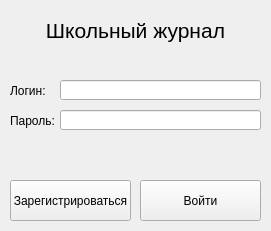
<?xml version="1.0" encoding="UTF-8"?>
<ui version="4.0">
 <class>Form</class>
 <widget class="QWidget" name="Form">
  <property name="geometry">
   <rect>
    <x>0</x>
    <y>0</y>
    <width>271</width>
    <height>231</height>
   </rect>
  </property>
  <property name="windowTitle">
   <string>Авторизация</string>
  </property>
  <widget class="QPushButton" name="btnRegistration">
   <property name="geometry">
    <rect>
     <x>10</x>
     <y>180</y>
     <width>121</width>
     <height>41</height>
    </rect>
   </property>
   <property name="text">
    <string>Зарегистрироваться</string>
   </property>
  </widget>
  <widget class="QPushButton" name="btnLogin">
   <property name="geometry">
    <rect>
     <x>140</x>
     <y>180</y>
     <width>121</width>
     <height>41</height>
    </rect>
   </property>
   <property name="text">
    <string>Войти</string>
   </property>
  </widget>
  <widget class="QLineEdit" name="loginText">
   <property name="geometry">
    <rect>
     <x>60</x>
     <y>80</y>
     <width>201</width>
     <height>20</height>
    </rect>
   </property>
  </widget>
  <widget class="QLabel" name="label">
   <property name="geometry">
    <rect>
     <x>10</x>
     <y>80</y>
     <width>47</width>
     <height>21</height>
    </rect>
   </property>
   <property name="text">
    <string>Логин:</string>
   </property>
  </widget>
  <widget class="QLabel" name="label_2">
   <property name="geometry">
    <rect>
     <x>10</x>
     <y>10</y>
     <width>251</width>
     <height>41</height>
    </rect>
   </property>
   <property name="font">
    <font>
     <pointsize>16</pointsize>
     <weight>50</weight>
     <italic>false</italic>
     <bold>false</bold>
     <underline>false</underline>
     <kerning>true</kerning>
    </font>
   </property>
   <property name="text">
    <string>Школьный журнал</string>
   </property>
   <property name="alignment">
    <set>Qt::AlignCenter</set>
   </property>
  </widget>
  <widget class="QLineEdit" name="passwordText">
   <property name="geometry">
    <rect>
     <x>60</x>
     <y>110</y>
     <width>201</width>
     <height>20</height>
    </rect>
   </property>
  </widget>
  <widget class="QLabel" name="label_3">
   <property name="geometry">
    <rect>
     <x>10</x>
     <y>110</y>
     <width>47</width>
     <height>21</height>
    </rect>
   </property>
   <property name="text">
    <string>Пароль:</string>
   </property>
  </widget>
 </widget>
 <resources/>
 <connections/>
</ui>
